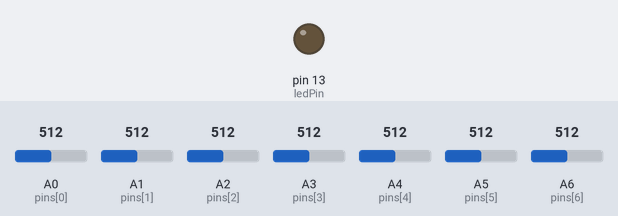
Bench run of a sketch on a simulated Teensy 4. Parts: output pins drawn as LEDs (lit = HIGH). The inputs (shaded band) are chosen by the test bench; at power-on: A0 (pins[0]) = 512, A1 (pins[1]) = 512, A2 (pins[2]) = 512, A3 (pins[3]) = 512, A4 (pins[4]) = 512, A5 (pins[5]) = 512, A6 (pins[6]) = 512. What the sketch prints to the serial monitor is not drawn.

Above: at 0.2 s.
Timing chart, 0 to 1.7 s (numbered marks = the images above):
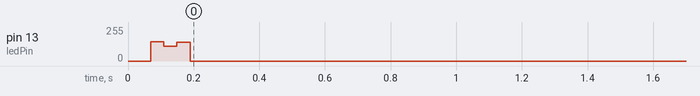

The sketch:

evaluate_threshold_crossings_sensitivity.ino
```cpp
/* teensyDrums00_Debug_pinReads_timer.ino
   for debugging the timer counts after instrument stroke.
   output can be nicely displayed by multiSensorLogging.py !
   github.com/dunland, August 2020

   0. get threshold-values from teensy_contactMic.ino
   1. set threshold[] values for all pins
   2. maybe set globalStrokeDelay

   program will print counted crossings for all pins
*/

IntervalTimer myTimer; // Create an IntervalTimer object

// ----------------------------------- input pins ------------------------------
static const uint8_t pins[] = {A0, A1, A2, A3, A4, A5, A6, A7};
const int numInputs = 7;

const int ALL = 0; // prints all instruments crossings
const int CHANNEL = 1; // prints only selected channel's crossings
const int channel = 4; // and then decide which channel to sample...
const int MODE = CHANNEL; // choose whether to print all instruments or just one (channel)

const int ledPin = LED_BUILTIN;  // the pin with a LED

// ---------------- calibration- and sensitive-variant variables ---------------
// const int threshold[] = {30, 170, 170, 60}; // hihat, crash1, ride, Standtom
const int threshold[] = {180, 60, 300, 200, 400, 120, 80};
int noiseFloor[numInputs]; // to be set in setup
int min_crossings_for_signature[] = {1, 1, 1, 1, 1, 1, 1, 1}; // TODO: find characteristic signatures and insert here
int globalStrokeDelay = 2;

// ------------------ volatile variables forinterrupt timers ------------------
volatile int crossings[numInputs];
// volatile int vals[numInputs][1000];
// volatile boolean pinActive[numInputs];
volatile unsigned long lastPinActiveTime[numInputs];

/* -------------------------------------------------------------------------- */
/* ---------------------------------- SETUP --------------------------------- */
/* ------------------------------------------------------------------------ */

void setup() {
  pinMode(ledPin, OUTPUT);
  Serial.begin(115200);
  while (!Serial);

  // ----------------------------- calculate noiseFloor ------------------------
  // calculates the average noise floor out of 400 samples from all inputs

  int led_idx = 0;
  for (int pinNum = 0; pinNum < numInputs; pinNum++)
  {
    Serial.print("calculating noiseFloor for pin ");
    Serial.print(pins[pinNum]);
    // while(analogRead(pins[pinNum]) < threshold[pinNum]); // TODO: calculate noiseFloor only after first stroke! noiseFloor seems to change with first stroke sometimes!
    int totalSamples = 0;
    boolean toggleState = false;
    for (int n = 0; n < 200; n++)
    {
      //Serial.print(".");
      if (n % 50 == 0)
      {
        Serial.print(" . ");
        digitalWrite(ledPin, toggleState);
        toggleState = !toggleState;
      }
      totalSamples += analogRead(pins[pinNum]);
    }
    noiseFloor[pinNum] = totalSamples / 200;
    digitalWrite(ledPin, LOW);
    led_idx++;
    Serial.println(noiseFloor[pinNum]);
  }

  for (int i = 0; i < numInputs; i++) // turn LEDs off again
  {
    digitalWrite(ledPin, LOW);
    // noteSent[i] = false;
  }

  // ---------------------------- initialize arrays ----------------------------
  for (int i = 0; i < numInputs; i++)
  {
    //pinActive[i] = false;
    crossings[i] = 0;
  }
  Serial.print("millis");
  Serial.print("\t");
  Serial.print("pin");
  Serial.print("\t");
  Serial.print("cross");
  Serial.print("\t");
  Serial.print("thrshld");
  Serial.print("\t");
  Serial.println("noisFl");

  // ------------------------------ begin timer --------------------------------
  myTimer.begin(samplePin0, 1000);  // sample pin every 1 millisecond
}

/* --------------------------------------------------------------------- */
/* ------------------------------- TIMER ------------------------------- */
/* --------------------------------------------------------------------- */
void samplePin0()
// functions called by IntervalTimer should be short, run as quickly as
// possible, and should avoid calling other functions if possible.
{
  for (int pinNum = 0; pinNum < numInputs; pinNum++)
  {
    if (pinValue(pinNum) > threshold[pinNum])
    {
      lastPinActiveTime[pinNum] = millis();
      crossings[pinNum]++;
    }
  }
}

/* --------------------------------------------------------------------- */
/* --------------------------------- LOOP ------------------------------ */
/* --------------------------------------------------------------------- */

void loop() {
  static int crossingsCopy[numInputs];
  static unsigned long lastPinActiveTimeCopy[numInputs];
  static int lastValue[numInputs]; // for LED toggle
  static boolean toggleState = false; // for LED toggle
  // static int n = 0; // for loop debugging
  static unsigned long lastMillis;

  //if (millis() != lastMillis) Serial.println(millis());

  if (MODE == ALL)
  {
    for (int i = 0; i < numInputs; i++)
    {
      noInterrupts();
      lastPinActiveTimeCopy[i] = lastPinActiveTime[i];
      interrupts();

      if (millis() > lastPinActiveTimeCopy[i] + globalStrokeDelay) // get crossings only X ms after last hit
      {

        noInterrupts();
        crossingsCopy[i] = crossings[i];
        crossings[i] = 0;
        interrupts();

        if (crossingsCopy[i] >= min_crossings_for_signature[i])
        {
          //Serial.println(n++);
          if (crossingsCopy[i] != lastValue[i]) toggleState = !toggleState;
          digitalWrite(LED_BUILTIN, toggleState);
          Serial.print(millis());
          Serial.print("\t");
          //Serial.print(" pin ");
          Serial.print(pins[i]);
          Serial.print("\t");
          //Serial.print(": ");
          Serial.print(crossingsCopy[i]);
          //Serial.print(" zero-crossings. \t(");
          //Serial.print("threshold = ");
          Serial.print("\t");
          Serial.print(threshold[i]);
          Serial.print("\t");
          Serial.println(noiseFloor[i]);
          //Serial.println(")");
        }
        lastValue[i] = crossingsCopy[i];
      }
    }
  }

  else if (MODE == CHANNEL)
  {
    noInterrupts();
    lastPinActiveTimeCopy[channel] = lastPinActiveTime[channel];
    interrupts();

    if (millis() > lastPinActiveTimeCopy[channel] + globalStrokeDelay) // get crossings only X ms after last hit
    {

      noInterrupts();
      crossingsCopy[channel] = crossings[channel];
      crossings[channel] = 0;
      interrupts();

      if (crossingsCopy[channel] >= min_crossings_for_signature[channel])
      {
        //Serial.println(n++);
        if (crossingsCopy[channel] != lastValue[channel]) toggleState = !toggleState;
        digitalWrite(LED_BUILTIN, toggleState);
        Serial.print(millis());
        Serial.print("\t");
        //Serial.print(" pin ");
        Serial.print(pins[channel]);
        Serial.print("\t");
        //Serial.print(": ");
        Serial.print(crossingsCopy[channel]);
        //Serial.print(" zero-crossings. \t(");
        //Serial.print("threshold = ");
        Serial.print("\t");
        Serial.print(threshold[channel]);
        Serial.print("\t");
        Serial.println(noiseFloor[channel]);
        //Serial.println(")");
      }
      lastValue[channel] = crossingsCopy[channel];
    }
  }
  lastMillis = millis();

  //interrupts();
}

int pinValue(int pinNumber_in)
{
  int pinVal_temp = noiseFloor[pinNumber_in] - analogRead(pins[pinNumber_in]);
  pinVal_temp = abs(pinVal_temp); // positive values only
  return pinVal_temp;
}
```

Measured:
- by itself, pin 13 (ledPin): 143/255 → 0/255 at 0.11 s
